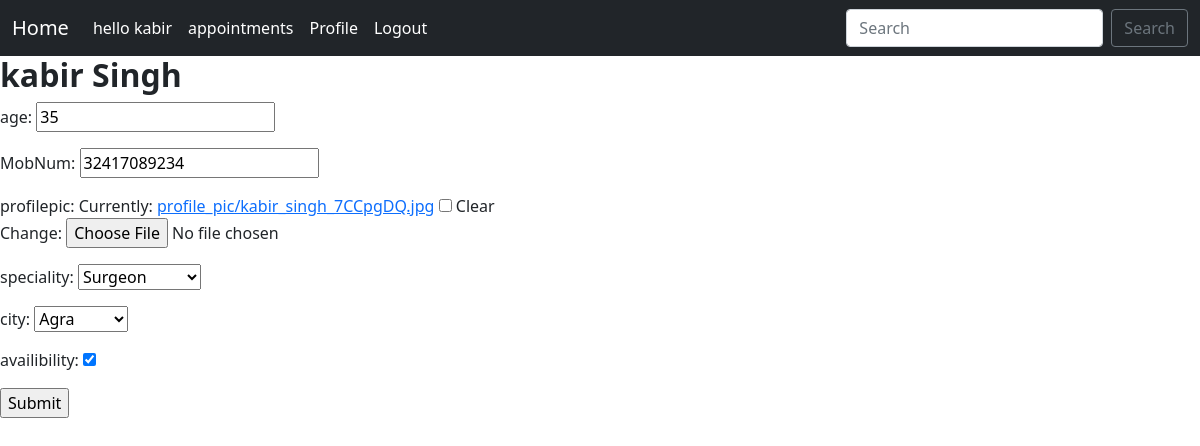
/edit_profile (signed in), run on the app's committed database.
### appoint/models.py (models this page shows, shortened)
class User(AbstractUser):
    is_patient = models.BooleanField(default=False)
    is_doctor = models.BooleanField(default=False)

class Doctor(models.Model):
    user = models.OneToOneField(User,on_delete=models.CASCADE,null=True)
    age = models.IntegerField(null=True,blank=True)
    mobNum = models.CharField(max_length=100,blank=True)
    profilePicture = models.ImageField(upload_to='profile_pic/',blank=True,null=True)
    speciality = models.ForeignKey(Speciality,null=True,on_delete=models.CASCADE,blank=True)
    city = models.ForeignKey(City,null=True,on_delete=models.CASCADE,blank=True)
    availability = models.BooleanField(default=True)

### appoint/views.py (the view)
# urls.py: path('edit_profile',views.edit_profile,name='edit-profile'),
def edit_profile(request):
    user=request.user
    if not user.is_doctor:
        redirect('home')
    doctor=Doctor.objects.get(user=user.id)
    form = DoctorForm(request.POST or None,request.FILES or None,instance=doctor)
    form1=  UserForm(instance=user)
    if form.is_valid():
        form.save()
        messages.info(request,'Details Updated Successfully')
        return redirect('edit-profile')
    return render (request,'edit_profile.html',{'form':form,'user':user,'form1':form1})

### appoint/forms.py
class DoctorForm(ModelForm):
    class Meta:
        model = Doctor
        fields = ( 'age', 'mobNum','profilePicture','speciality','city','availability')
        labels ={
            'age': 'age',
            'username': 'username',
            'city': 'city',
            'profilePicture': 'profilepic',
            'speciality':'speciality',
            'availability':'availibility',
        }

class UserForm(ModelForm):
    class Meta:
        model = User
        fields = ('first_name', 'last_name', 'username','email','password')
        labels ={
            'first_name': '',
            'last_name': '',
            'username': '',
            'manager': '',
            'email': '',
            'password':'',
        }
        widgets = {
            'first_name': forms.TextInput(attrs={'class':'form-control','placeholder':'first_name'}),
            'last_name': forms.TextInput(attrs={'class':'form-control','placeholder':'last_name'}),
            'username': forms.TextInput(attrs={'class':'form-control','placeholder':'username'}),
            'email': forms.EmailInput(attrs={'class':'form-control','placeholder':'email'}),
            'password': forms.PasswordInput(attrs={'class':'form-control','placeholder':'password'}),
        }

### appoint/models.py (called while the page is built)
    def __str__(self):
        return self.name

    def __str__(self):
        return self.name

### templates/edit_profile.html (shortened to what this page needs)
{% extends 'base.html' %}
{% block content %}
    <h2><strong>{{user.first_name}} {{user.last_name}}</strong></h2>
    <form action=""  method="POST" enctype="multipart/form-data">
        {{form.as_p}}
        <input type="submit" name="upadate_profile" class="btn-btn-secondary" id="">
    </form>
{% endblock %}

### templates/navbar.html (shortened to what this page needs)
<nav class="navbar navbar-expand-lg navbar-dark bg-dark">
    <div class="container-fluid">
      <a class="navbar-brand" href="{% url 'home'%}">Home</a>
      <div class="collapse navbar-collapse" id="navbarSupportedContent">
        <ul class="navbar-nav me-auto mb-2 mb-lg-0">
          <li class="nav-item">
          {% if user.is_authenticated %}
          <li class="nav-item">
            <a class="nav-link active" aria-current="page" href="">hello {{ user.first_name }}</a>
          </li>
          <a class="nav-link active" aria-current="page" href="{% url 'list-appointments' %}">appointments</a>
          {% if user.is_doctor %}
            <a class="nav-link active" aria-current="page" href="{% url 'view-profile' %}">Profile</a>
            {% endif %}
          <li class="nav-item">
            <a class="nav-link active" aria-current="page" href="{% url 'logout'  %}">Logout</a>
          </li>
          {% endif %}
        </ul>
        <form class="d-flex" method="POST" action="{%  url 'search-doctors' %}">
            <input class="form-control me-2" type="search" placeholder="Search"  name="city"
            aria-label="Search">
            <button class="btn btn-outline-secondary" type="submit">Search</button>
          </form>
      </div>
    </div>
  </nav>

### data on the page
User: first_name "kabir", last_name "Singh"
Doctor: age "35", mobNum "32417089234", speciality "Surgeon", city "Agra", availability "☑"
